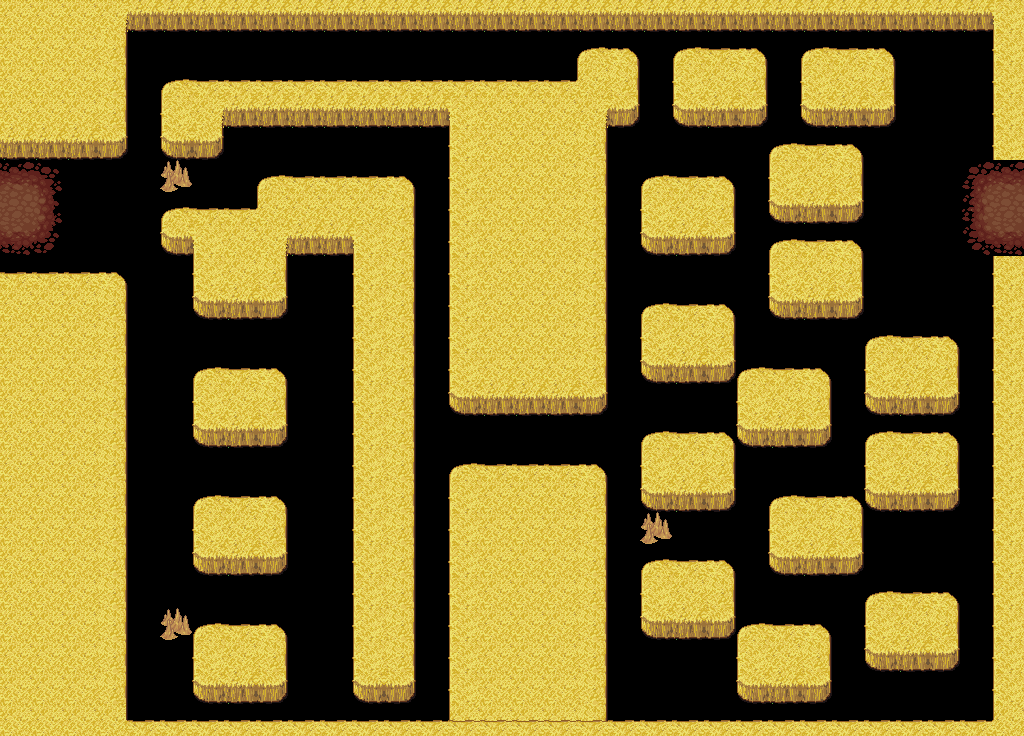

The image is a tile-based game level rendered from a .tmx file. Its description and source (layers, tilesets, objects; grid data summarised) follow:
An orthogonal 32x23 tile map with 32x32 px tiles, 9 tile layers (Décorations, Obstacles, Frontières, Nord, ...), 2 hidden layers not drawn, 2 tilesets.

<map version="1.0" tiledversion="1.0.3" orientation="orthogonal" renderorder="right-down" width="32" height="23" tilewidth="32" tileheight="32" nextobjectid="1">
 <tileset firstgid="1" source="Atlas.tsx" />
 <tileset firstgid="1025" source="Atlas2.tsx" />
 <layer name="Sol" width="32" height="23" visible="0">
  <data>[736 cells, 736 non-empty, 6 distinct tile ids]</data>
 </layer>
 <layer name="Décorations" width="32" height="23">
  <data>[736 cells, 0 non-empty, 0 distinct tile ids]</data>
 </layer>
 <layer name="Obstacles" width="32" height="23">
  <data>[736 cells, 387 non-empty, 12 distinct tile ids]</data>
 </layer>
 <layer name="Frontières" width="32" height="23">
  <data>[736 cells, 106 non-empty, 11 distinct tile ids]</data>
 </layer>
 <layer name="Nord" width="32" height="23">
  <data>[736 cells, 0 non-empty, 0 distinct tile ids]</data>
 </layer>
 <layer name="Sud" width="32" height="23">
  <data>[736 cells, 0 non-empty, 0 distinct tile ids]</data>
 </layer>
 <layer name="Est" width="32" height="23">
  <data>[736 cells, 3 non-empty, 3 distinct tile ids]</data>
 </layer>
 <layer name="Ouest" width="32" height="23">
  <data>[736 cells, 3 non-empty, 3 distinct tile ids]</data>
 </layer>
 <layer name="Potions" width="32" height="23" visible="0">
  <data>[736 cells, 1 non-empty, 1 distinct tile ids]</data>
 </layer>
 <layer name="Clef" width="32" height="23">
  <data>[736 cells, 0 non-empty, 0 distinct tile ids]</data>
 </layer>
 <layer name="Pièges" width="32" height="23">
  <data>[736 cells, 3 non-empty, 1 distinct tile ids]</data>
 </layer>
</map>
